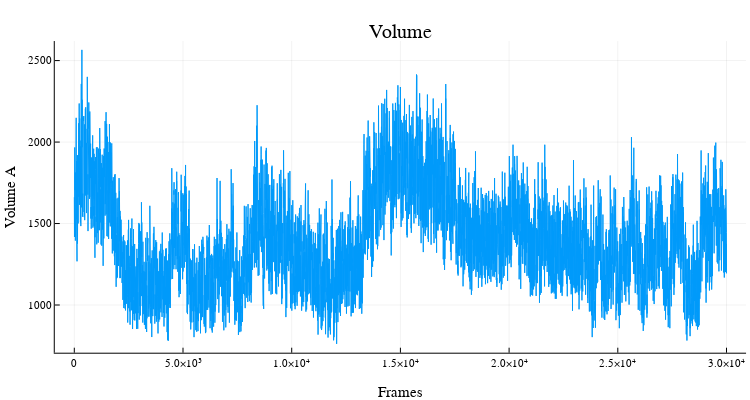

The notebook cell saved with this chart:
### Code cell
plot(trj_vol,
    yaxis = "Volume A", xaxis = "Frames", title = "Volume",
    xticks = collect(0:5000:5E4),
    legend = false, size = (750, 400))

### Figure 1 — Plotly figure (JSON) as saved in the notebook; plotly's stock layout.template omitted (floating-point values rounded to 4 significant figures; data arrays with more than 128 entries replaced by an {"elided": "..."} marker saying what was removed)
{"data": [{"colorbar": {"title": ""}, "hoverinfo": "text", "legendgroup": "y1", "line": {"color": "rgba(0, 154, 250, 1.000)", "dash": "solid", "shape": "linear", "width": 1}, "mode": "lines", "name": "y1", "showlegend": true, "text": {"elided": "30000 null values"}, "type": "scatter", "x": {"elided": "30000 int values"}, "xaxis": "x", "y": {"elided": "30000 float values"}, "yaxis": "y"}], "layout": {"annotations": [{"font": {"color": "rgba(0, 0, 0, 1)", "family": "sans-serif", "size": 20}, "rotation": 0, "showarrow": false, "text": "Volume", "x": 0.5339, "xanchor": "center", "xref": "paper", "y": 1, "yanchor": "top", "yref": "paper"}], "height": 400, "margin": {"b": 20, "l": 0, "r": 0, "t": 20}, "paper_bgcolor": "rgba(255, 255, 255, 1.000)", "plot_bgcolor": "rgba(255, 255, 255, 1.000)", "showlegend": false, "width": 750, "xaxis": {"anchor": "y", "domain": [0.07303, 0.9948], "gridcolor": "rgba(0, 0, 0, 0.1)", "gridwidth": 0.5, "linecolor": "rgba(0, 0, 0, 1)", "mirror": false, "range": [-899.0, 30900.0], "showgrid": true, "showline": true, "showticklabels": true, "tickangle": 0, "tickcolor": "rgb(0, 0, 0)", "tickfont": {"color": "rgba(0, 0, 0, 1)", "family": "sans-serif", "size": 11}, "tickmode": "array", "ticks": "inside", "ticktext": ["0", "5.0×10³", "1.0×10⁴", "1.5×10⁴", "2.0×10⁴", "2.5×10⁴", "3.0×10⁴"], "tickvals": [0, 5000, 10000, 15000, 20000, 25000, 30000], "title": "Frames", "titlefont": {"color": "rgba(0, 0, 0, 1)", "family": "sans-serif", "size": 15}, "type": "linear", "visible": true, "zeroline": false, "zerolinecolor": "rgba(0, 0, 0, 1)"}, "yaxis": {"anchor": "x", "domain": [0.07581, 0.9415], "gridcolor": "rgba(0, 0, 0, 0.1)", "gridwidth": 0.5, "linecolor": "rgba(0, 0, 0, 1)", "mirror": false, "range": [707.3, 2620.0], "showgrid": true, "showline": true, "showticklabels": true, "tickangle": 0, "tickcolor": "rgb(0, 0, 0)", "tickfont": {"color": "rgba(0, 0, 0, 1)", "family": "sans-serif", "size": 11}, "tickmode": "array", "ticks": "inside", "ticktext": ["1000", "1500", "2000", "2500"], "tickvals": [1000, 1500, 2000, 2500], "title": "Volume A", "titlefont": {"color": "rgba(0, 0, 0, 1)", "family": "sans-serif", "size": 15}, "type": "linear", "visible": true, "zeroline": false, "zerolinecolor": "rgba(0, 0, 0, 1)"}}}
